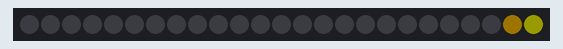
Recording of a sketch running on a simulated Arduino Uno, built with avr-gcc and run on an emulated ATmega328P. On the bench: 25 RGB LEDs in strip order, left to right. Dim RGB values are drawn brighter than linear.

Above: at 0.15 s.
At 30.0 s:
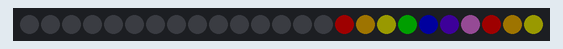
At 31.1 s:
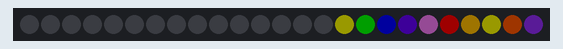
At 32.1 s:
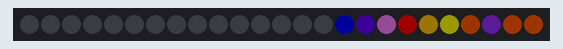
At 34.1 s:
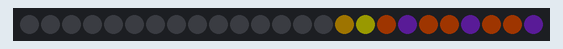
At 39.1 s:
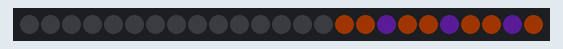

Measured:
- what the display in image 1 shows lasts 0.6 s, from 29.9 s to 30.5 s
- what the display in image 2 shows lasts 0.5 s, from 31.0 s to 31.5 s

The sketch:

lights.ino
```cpp
#include <Adafruit_WS2801.h>
#include "SPI.h" // Comment out this line if using Trinket or Gemma

int dataPin = 2;
int clockPin = 3;

const int numPixelsInStrip = 25;
const int numPixelsUsed = 10;
const int offset = 15;

uint32_t pixels[numPixelsInStrip];
// Set the first variable to the NUMBER of pixels. 25 = 25 pixels in a row
Adafruit_WS2801 strip = Adafruit_WS2801(numPixelsInStrip, dataPin, clockPin);


//Write color to all
void writeColor() {
  int i;
  for (i=offset; i < numPixelsInStrip; i++) {
      strip.setPixelColor(i, pixels[i]);
  }
   strip.show();
}

void makeAllColor(uint32_t c){
  int i;
  for (i=offset; i < numPixelsInStrip; i++) {
      pixels[i]=c;
  }
}

void rotate(){
  uint32_t firstColor = pixels[0];
  int i;
  for (i=1; i<numPixelsInStrip-1; i++){
    pixels[i]=pixels[i+1];

  }
  pixels[numPixelsInStrip-1] = firstColor;
}

void push(uint32_t c){
  rotate();
  pixels[offset+numPixelsUsed-1]=c;
}

/* Helper functions */
// Create a 24 bit color value from R,G,B
uint32_t Color(byte r, byte g, byte b)
{
  uint32_t c;
  c = r;
  c <<= 8;
  c |= g;
  c <<= 8;
  c |= b;
  return c;
}


void setup() {
  strip.begin();
  int i;
  for(i=0;i<numPixelsInStrip;i++){
    pixels[i]=0;
  }
//  Serial.begin(9600);
  // Update LED contents, to start they are all 'off'
  strip.show();
}

byte tween(byte startVal, byte endVal, unsigned long cycleTime, unsigned long time){
   double percentThroughCycle = (double)(time % cycleTime) /cycleTime;
   return (byte)(percentThroughCycle * (endVal - startVal)) + startVal;
}


byte sinTween(byte startVal, byte endVal, unsigned long cycleTime, unsigned long time){

   double percentThroughCycle = (double)(time % cycleTime) /cycleTime;
   double valueInTime = (sin(percentThroughCycle*2.0*3.14159)+1)/2;
   return (byte)(valueInTime * (endVal - startVal)) + startVal;
}

void loop() {
  //graduallyChangingLights();
  //chaser2();
  playlist();

}


void playlist(){
  long numberOfAnimations = 3;
  long playLength = 90L * 1000L;
  long timePerAnimation = playLength/numberOfAnimations;
  long time = (millis()%playLength)/timePerAnimation;
  if( time == 0 ){
    rainbow();
  } else if (time == 1) {
    chaser2();
  } else if(time == 2){
    graduallyChangingLights();
  }

}

void chaser(){
  delay(50);
  unsigned long cycleTime = 1000;
  unsigned long time = millis();

  push(Color(
    sinTween(0, 255, cycleTime, time),
    sinTween(0, 255, cycleTime/3, time),
    sinTween(0, 255, cycleTime/4, time)
  ));
  writeColor();
}
int tick = 0;
void chaser2(){
  delay(500);
  tick++;
  if(tick%3){
    push(Color(30,10,00));
  } else {
    push(Color(13,4,22));
  }

  writeColor();
}

void graduallyChangingLights(){
  unsigned long cycleTime = 10000;
  unsigned long time = millis();

  makeAllColor(Color(
    sinTween(0, 20, cycleTime, time),
    sinTween(0, 20, cycleTime/3, time),
    sinTween(0, 20, cycleTime/4, time)
  ));
  writeColor();
}


void rainbow(){
  tick++;
  uint32_t colors[] = {
      Color(30,0,0),
      Color(30,22,0),
      Color(25,25,0),
      Color(0,30,0),
      Color(0,0,30),
      Color(10,0,25),
      Color(20,10,20)
  };
  push(colors[tick%7]);
  writeColor();
  delay(100);


}
```
